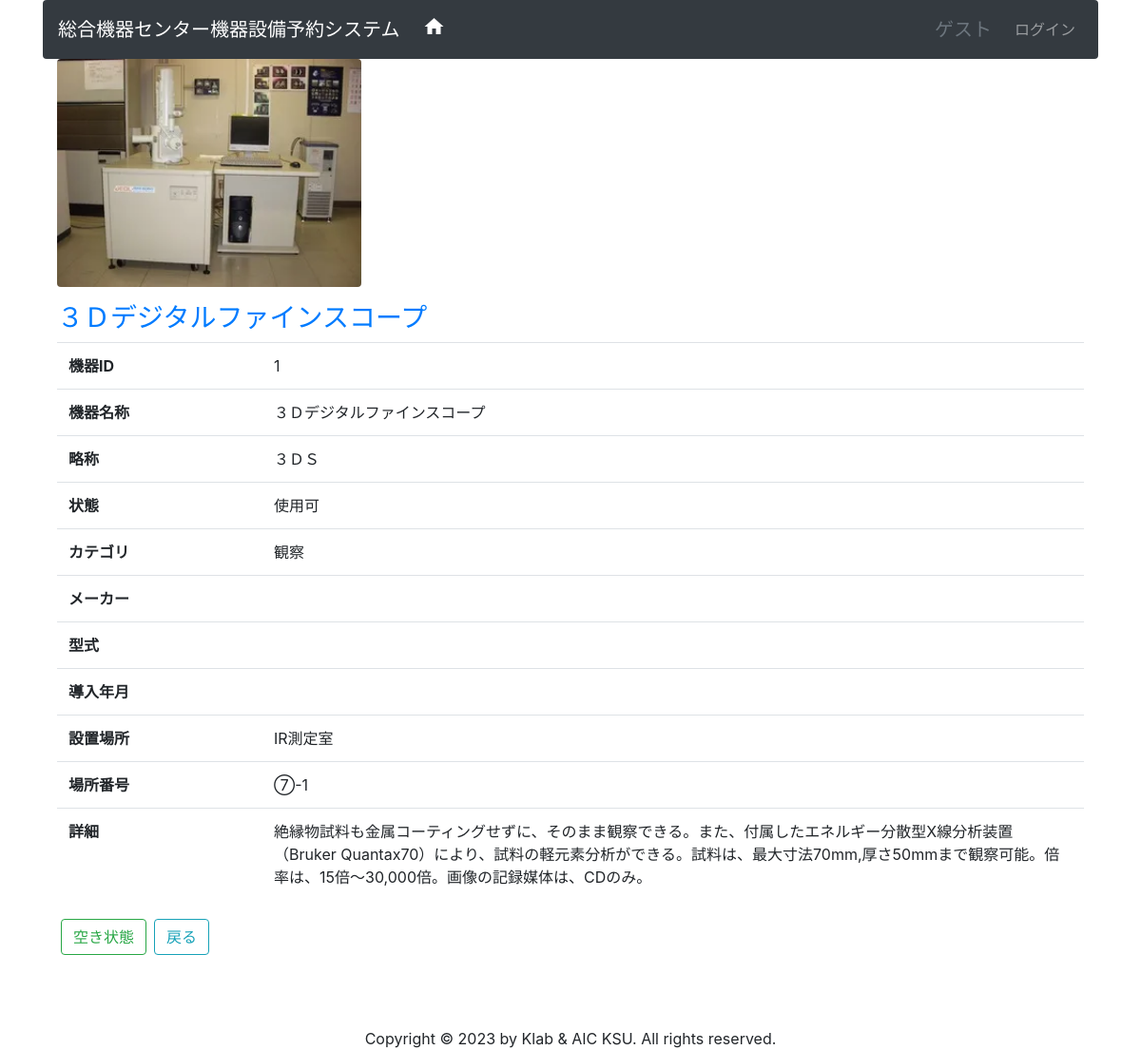
/?do=inst_detail&id=1, run on the app's committed database.
### tables this page shows
CREATE TABLE tb_instrument(
	id SERIAL PRIMARY KEY COMMENT '通し番号(自動採番, 内部参照用)',
	code VARCHAR(16) COMMENT '人間識別用番号',
	fullname VARCHAR(64) NOT NULL COMMENT '名称',
	shortname VARCHAR(64) NOT NULL COMMENT '略称', 
	state INT NOT NULL COMMENT '機器状態(1:使用可,2:貸出中,3:使用不可,9:その他)',
	category INT COMMENT 'カテゴリ（1:観察, 2:分析,3:計測,4:調製,9:その他）', 
	purpose VARCHAR(64) COMMENT '主な用途',
	detail TEXT COMMENT '施設紹介' ,
	maker  VARCHAR(64) COMMENT 'メーカー', 
	model VARCHAR(64) COMMENT '型式' ,
	made_year DATE COMMENT '製造年月' ,
	bought_year DATE COMMENT '導入年月' ,
	equipment_no VARCHAR(32) COMMENT '備品番号',
	room_id INT COMMENT '設置場所部屋番号', 
	memo TEXT  COMMENT '備考'
);

### src/models/Model.php (called while the page is built, shortened)
<?php
class Model
{
    protected $table;
    private static $conf;
    protected $db;
    public function initDb()
    {
        $this->db = new \mysqli(
            self::$conf['host'],
            self::$conf['usename'],
            self::$conf['password'],
            self::$conf['dbname'],
        );
        $this->db->set_charset('utf8');
    }
    public static function setConnInfo($conf)
    {
      self::$conf = $conf;
    }
    public function getDetail($id)
    {
        $sql = sprintf("SELECT * FROM %s WHERE id=$id", $this->table);
        $rs = $this->db->query($sql);
        return $rs->fetch_assoc();
    }
}

### src/models/Instrument.php (called while the page is built, shortened)
<?php
class Instrument extends Model{
    public function getDetail($id)
    {
        $detail = parent::getDetail($id);
        if ($detail){
            $room_id = $detail['room_id'];
            $room = (new Room)->getDetail($room_id);
            $detail['room_name'] = $room['room_name'];
            $detail['room_no'] = $room['room_no'];
        }
        return $detail;
    }
}

### src/inst_detail.php (the view, shortened to what this page needs)
<?php
$inst_id = 0;
if (isset($_GET['id'])){
  $inst_id = $_GET['id'];
}
$row= (new Instrument)->getDetail($inst_id);
if ($row) {
    $url = 'img/instrument/'. $inst_id .'.webp';
    echo '<p><img src="'. $url . '" height="240" width="320" class="rounded"></p>' . PHP_EOL;
    echo '<h3 class="text-primary">'. $row['fullname'].'</h3>' . PHP_EOL;
    echo '<table class="table table-hover">' . PHP_EOL;
    echo '<tr><th width="20%">機器ID</th><td>' . $row['id'] . '</td></tr>' . PHP_EOL;
    echo '<tr><th width="20%">機器名称</th><td>' . $row['fullname']. '</td></tr>' . PHP_EOL;
    echo '<tr><th>略称</th><td>' . $row['shortname']. '</td></tr>' . PHP_EOL;
    $i  = $row['state'];
    echo '<tr><th>状態</th><td>' . KsuCode::INST_STATE[$i]. '</td></tr>' . PHP_EOL;
    $i  = $row['category'];
    echo '<tr><th>カテゴリ</th><td>' . KsuCode::INST_CATEGORY[$i] . '</td></tr>' . PHP_EOL;
    echo '<tr><th>メーカー</th><td>' . $row['maker'] . '</td></tr>' . PHP_EOL;
    echo '<tr><th>型式</th><td>' . $row['model'] . '</td></tr>' . PHP_EOL;
    echo '<tr><th>導入年月</th><td>' . $row['bought_year'] . '</td></tr>' . PHP_EOL;
    echo '<tr><th>設置場所</th><td>' . $row['room_name'] . '</td></tr>' . PHP_EOL;
    echo '<tr><th>場所番号</th><td>' . $row['room_no'] . '</td></tr>' . PHP_EOL;
    echo '<tr><th>詳細</th><td>' . nl2br($row['detail']) . '</td></tr>' . PHP_EOL;
    echo '</table>' . PHP_EOL;
    echo '<div class="pb-5 mb-5">' . PHP_EOL;
    echo '<a class="btn btn-outline-success m-1" href="?do=aic_detail&id='.$row['id'].'">空き状態</a>';
    echo '<a href="?do=inst_list" class="btn btn-outline-info m-1">戻る</a>' . PHP_EOL .
      '</div>';
}else{
    echo 'この機器は存在しません！';
}
?>

### index.php (shortened to what this page needs)
<?php
$requested_action = 'aic_home';
if (isset($_GET['do'])) {
  $requested_action = $_GET['do'];
}
if (!in_array($requested_action, ['rsv_excel']))
  include('src/views/bs4_header.php');
include('src/' . $requested_action . '.php');
if (! in_array($requested_action, ['rsv_excel']))
  include('src/views/bs4_footer.php');;

### src/views/bs4_header.php (shortened to what this page needs)
<?php
$app_name = '総合機器センター機器設備予約システム';
?>
<!DOCTYPE html>
<html lang="jp">
<head>
<link href="/ksu/ogr2023/public/css/bootstrap.min.css" rel="stylesheet">
<link rel="stylesheet" href="https://ajax.googleapis.com/ajax/libs/jqueryui/1.12.1/themes/smoothness/jquery-ui.css">
<link rel="stylesheet" href="https://stackpath.bootstrapcdn.com/bootstrap/4.2.1/css/bootstrap.min.css">
<link rel="stylesheet" type="text/css" href="css/style.css">
<link rel="stylesheet" href="css/vis-timeline-graph2d.min.css">
</head>
<body>
<div class="container">
<nav class="navbar navbar-expand-lg navbar-dark bg-dark rounded">
 <a class="navbar-brand" href="index.php"><?=$app_name?></a>
 <div class="collapse navbar-collapse">
 <ul class="navbar-nav mr-auto">
 <li class="nav-item active">
 <a class="nav-link" href="index.php"><i class="material-icons">home</i><span class="sr-only">(current)</span></a>
 </li></ul>
 <ul class="navbar-nav">
 <li class="navbar-brand text-muted"><?=isset($_SESSION['uname'])?$_SESSION['uname']:'ゲスト'?></li>
<?php
if (isset($_SESSION['urole'])){
  $menu = array();
  if (($_SESSION['urole']==1 )||($_SESSION['urole']==2)){
    $menu = array(
      '会員情報'  => 'mbr_detail',
      '機器設備一覧'  => 'inst_list',
      '空き状況一覧'  => 'aic_list',
      '利用申請一覧'  => 'rsv_list',
    );
  }
  if($_SESSION['urole']==9) {
    $menu = array(
      '会員一覧'  => 'mbr_list',
      '機器設備一覧'  => 'inst_list',
      '空き状況一覧'  => 'aic_list',
      '利用申請一覧' => 'rsv_list',
    );
  }
  foreach($menu as $_label=>$_action){
    echo  '<li class="nav-item"><a class="nav-link" href="?do=' . $_action . '">' . $_label . '</a></li>' ;
  }
  echo  '<li class="nav-item"><a class="nav-link" href="?do=sys_logout">ログアウト</a></li>' ;
}else{
  echo  '<li class="nav-item"><a class="nav-link" href="?do=sys_login">ログイン</a></li>' ;
}
?>
</ul>
</div>
</nav>
<div class="container">

### src/views/bs4_footer.php (shortened to what this page needs)
</div>
<footer class="footer fixed-bottom"">
 <div class="container text-center">
 Copyright &copy; 2023 by Klab & AIC KSU. All rights reserved.
 </div>
</footer>
</body>
</html>

### css/style.css (style rules this page uses)
footer { position: fixed; height: auto; bottom: 0; width: 100%; }

### data on the page
tb_instrument: fullname "３Ｄデジタルファインスコープ", id "1", shortname "３ＤＳ", state "使用可", category "観察", detail "絶縁物試料も金属コーティングせずに、そのまま観察できる。また、付属したエネルギー分散型X線分析装置（Bruker Quantax70）により、試料の軽元素分析ができる。試料は、最大寸法70mm,厚さ50mmまで観察可能。倍率は、15倍〜30,000倍。画像の記録媒体は、CDのみ。"

### other printed values
$app_name "総合機器センター機器設備予約システム"
$row['room_name'] "IR測定室"
$row['room_no'] "⑦-1"
